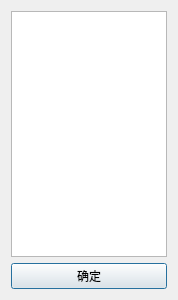
<?xml version="1.0" encoding="UTF-8"?>
<ui version="4.0">
 <class>LoadTuneDataDialog</class>
 <widget class="QDialog" name="LoadTuneDataDialog">
  <property name="geometry">
   <rect>
    <x>0</x>
    <y>0</y>
    <width>178</width>
    <height>300</height>
   </rect>
  </property>
  <property name="windowTitle">
   <string>LoadTuneDataDialog</string>
  </property>
  <layout class="QVBoxLayout" name="verticalLayout">
   <item>
    <widget class="QListWidget" name="airNamesListWidget"/>
   </item>
   <item>
    <widget class="QPushButton" name="okButton">
     <property name="text">
      <string>确定</string>
     </property>
    </widget>
   </item>
  </layout>
 </widget>
 <layoutdefault spacing="6" margin="11"/>
 <resources/>
 <connections/>
</ui>
